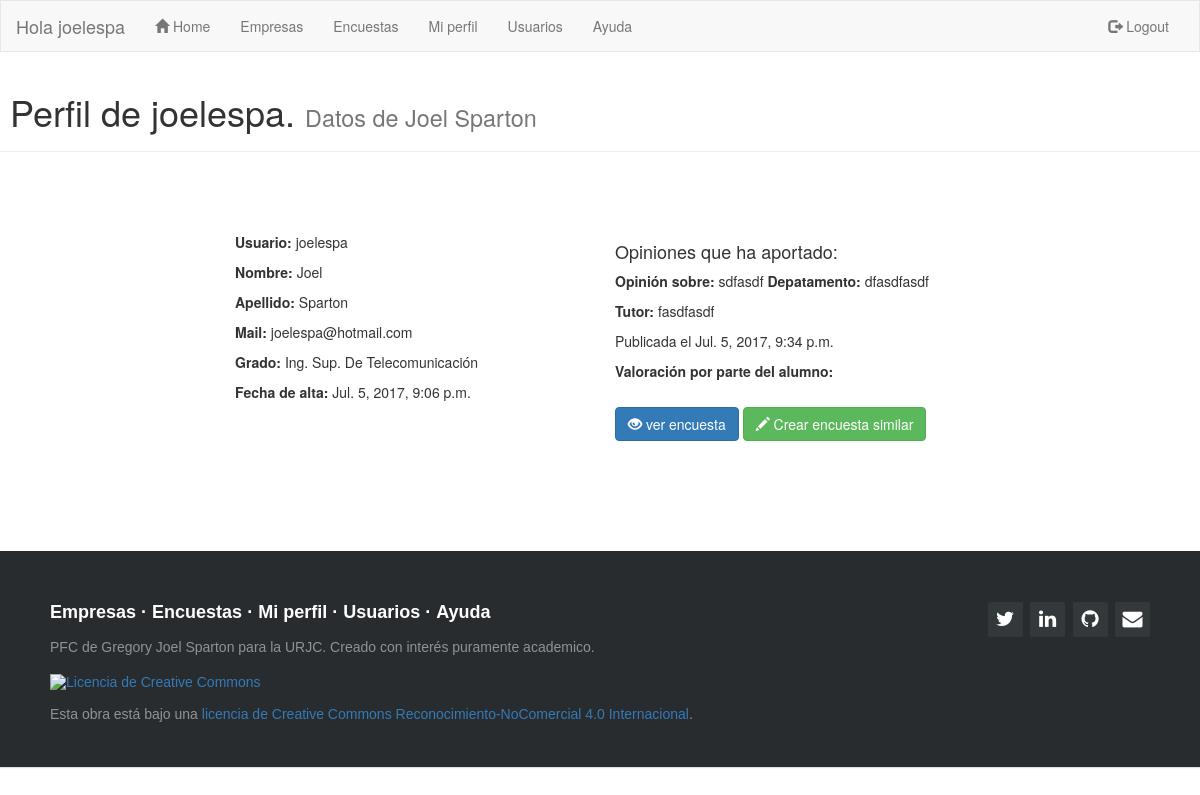
The page /usuarios/joelespa/ (signed in) on the database its author committed.
### sopa/models.py (models this page shows)
class usuarios(AbstractUser):
    grado = models.TextField(max_length=50,null=True,blank=True,default='')

class encuestas(models.Model):
    user = models.TextField(max_length=40,null=True,blank=True,default='')
    nombre_empresa = models.TextField(max_length=50,null=True,blank=True,default='')
    tutor = models.TextField(max_length=50,null=True,blank=True,default='')
    departamento = models.TextField(max_length=50,null=True,blank=True,default='')
    created_date = models.DateTimeField(default=timezone.now)
    pf1 = models.TextField(max_length=20,null=True,blank=True,default='')
    pf11 = models.TextField(max_length=20,null=True,blank=True,default='')
    pf2 = models.TextField(max_length=20,null=True,blank=True,default='')
    pf22 = models.TextField(max_length=20,null=True,blank=True,default='')
    pb1 = models.TextField(max_length=20,null=True,blank=True,default='')
    pb2 = models.TextField(max_length=20,null=True,blank=True,default='')
    pb3 = models.TextField(max_length=20,null=True,blank=True,default='')
    pb4 = models.TextField(max_length=20,null=True,blank=True,default='')
    ps1 = models.TextField(max_length=20,null=True,blank=True,default='')
    ps2 = models.TextField(max_length=20,null=True,blank=True,default='')
    ps3 = models.TextField(max_length=20,null=True,blank=True,default='')
    ps4 = models.TextField(max_length=20,null=True,blank=True,default='')
    ps5 = models.TextField(max_length=20,null=True,blank=True,default='')
    ps6 = models.TextField(max_length=20,null=True,blank=True,default='')
    ps7 = models.TextField(max_length=20,null=True,blank=True,default='')
    pa1 = models.TextField(max_length=20,null=True,blank=True,default='')
    pa2 = models.TextField(max_length=20,null=True,blank=True,default='')
    nota = models.IntegerField(null=True,blank=True,default='0')

### sopa/views.py (the view)
# urls.py: url(r'^usuarios/(?P<u>.+)/$', views.detalle_usuario, name='detalle_usuarios'),
@login_required
def detalle_usuario(request, u):
    usuario = get_object_or_404(usuarios, username = u)
    hayopiniones = encuestas.objects.filter(user = usuario)
    if hayopiniones:
        aux=""
        opiniones = hayopiniones
    else:
        aux="No ha añadido opiniones"
        opiniones = ""
    return render(request, 'sopa/detalle_usuario.html', {'titulo': 'Detalle de usuario' ,'usuario' : usuario, 'opiniones' : opiniones, 'aux':aux})

### sopa/templates/sopa/detalle_usuario.html (shortened to what this page needs)
{% extends "sopa/index.html" %}
{% block content %}
<div class="page-header">
  <h1>&nbsp;Perfil de {{usuario.username}}. <small>Datos de {{usuario.first_name}} {{usuario.last_name}}</small></h1>
</div>
<div class="container">
    <br />
    <br />
    <br />
<div class ="col-md-4 col-md-offset-2">
<p><b> Usuario:</b> {{usuario.username}} </p>
<p><b> Nombre:</b> {{usuario.first_name}} </p>
<p><b> Apellido:</b> {{usuario.last_name}} </p>
<p><b> Mail:</b> {{usuario.email}} </p>
<p><b> Grado:</b> {{usuario.grado}} </p>
<p><b> Fecha de alta:</b> {{usuario.date_joined}}</p>
</div>
<div class ="col-md-4" >
  <h4> Opiniones que ha aportado: </h4>
  {%for op in opiniones%}
  <p><b>Opinión sobre:</b> {{op.nombre_empresa}} <b>Depatamento:</b> {{op.departamento}}</p>
  <p><b> Tutor:</b> {{op.tutor}}</p>
  <p>Publicada el {{op.created_date}}</p>
  <p><b>Valoración por parte del alumno:</b>
    {%if op.nota != 0%} <span class="rating-static rating-{{op.nota}}0"></span></p>
    {%else%} No hay valoraciones</p>
    {%endif%}
  <p><a href='/encuesta/detalle/{{op.pk}}' class="btn btn-primary" role="button">
    <span class="glyphicon glyphicon-eye-open" aria-hidden="true"></span>    ver encuesta</a>
    <a href= "/encuesta/nueva/{{op.nombre_empresa}}/{{op.departamento}}/{{op.tutor}}"  class="btn btn-success" role="button">
      <span class="glyphicon glyphicon-pencil" aria-hidden="true"></span>    Crear encuesta similar</a></span></p>
<br>
  {% endfor %}
</div>
</div>
{% endblock content %}

### sopa/templates/sopa/index.html (shortened to what this page needs)
{% load staticfiles %}
<!DOCTYPE html>
<html lang="en">
<head>
  <link rel="stylesheet" href="https://maxcdn.bootstrapcdn.com/bootstrap/3.3.7/css/bootstrap.min.css">
  <link rel="stylesheet" href="{% static 'css/sopa.css' %}">
  <link href="//maxcdn.bootstrapcdn.com/font-awesome/4.1.0/css/font-awesome.min.css" rel="stylesheet">
</head>
  <nav class="navbar navbar-default">
    <div class="container-fluid">
      <div class="navbar-header">
        <a class="navbar-brand" >Hola {{ user.username }}</a>
      </div>
      <div class="collapse navbar-collapse" id="myNavbar">
        <ul class="nav navbar-nav">
          <li><a href="/"><span class="glyphicon glyphicon-home" aria-hidden="true"></span> Home</a></li>
          <li><a title="Empresas" href="/empresas">Empresas</a></li>
          <li><a title="Encuestas" href="/encuesta">Encuestas</a></li>
          <li><a title="Mi perfil" href="/usuarios/miperfil">Mi perfil</a></li>
          <li><a title="Usuarios" href="/usuarios">Usuarios</a></li>
          <li><a title="Ayuda" href="/ayuda">Ayuda</a></li>
        </ul>
        <ul class="nav navbar-nav navbar-right">
          {% if user.is_authenticated %}
          <li><a href="/logout"><span class="glyphicon glyphicon-log-out"></span> Logout</a></li>
          {% endif %}
        </ul>
      </div>
  </div>
</nav>
<body>
{% block content %}
{% endblock content %}
</body>
<footer class="footer-distributed">
  <div class="footer-right">
    <a href="https://twitter.com/joelespa"><i class="fa fa-twitter"></i></a>
    <a href="https://www.linkedin.com/in/joel-sparton-05886665/"><i class="fa fa-linkedin"></i></a>
    <a href="https://github.com/joelespa"><i class="fa fa-github"></i></a>
    <a href="mailto:joelespa@hotmail.com"><i class="fa fa-envelope" aria-hidden="true"></i>
  </div>
  <div class="footer-left">
    <p class="footer-links">
      <a href="/empresas">Empresas</a>
      ·
      <a href="/encuesta">Encuestas</a>
      ·
      <a href="/usuarios/miperfil">Mi perfil</a>
      ·
      <a href="/usuarios">Usuarios</a>
      ·
      <a href="/ayuda">Ayuda</a>
    </p>
    <p>PFC de Gregory Joel Sparton para la URJC. Creado con interés puramente academico.</p><br>
    <p><a rel="license" href="http://creativecommons.org/licenses/by-nc/4.0/"><img alt="Licencia de Creative Commons" style="border-width:0" src="https://i.creativecommons.org/l/by-nc/4.0/88x31.png" /></a><br><br>Esta obra está bajo una <a rel="license" href="http://creativecommons.org/licenses/by-nc/4.0/">licencia de Creative Commons Reconocimiento-NoComercial 4.0 Internacional</a>.</p>
  </div>
</footer>

### sopa/static/css/sopa.css (style rules this page uses)
.navbar { margin-bottom: 0; border-radius: 0; }
.rating-static { width: 60px; height: 16px; display: block; background: url('http://www.itsalif.info/blogfiles/rating/star-rating.png') 0 0 no-repeat; }
.rating-30 { background-position: -24px 0; }
.footer-distributed { background-color: #292c2f; box-shadow: 0 1px 1px 0 rgba(0, 0, 0, 0.12); box-sizing: border-box; width: 100%; text-align: left; font: normal 16px sans-serif; padding: 45px 50px; margin-top: 80px; }
.footer-distributed .footer-left p { color: #8f9296; font-size: 14px; margin: 0; }
.footer-distributed p.footer-links { font-size:18px; font-weight: bold; color: #ffffff; margin: 0 0 10px; padding: 0; }
.footer-distributed p.footer-links a { display:inline-block; line-height: 1.8; text-decoration: none; color: inherit; }
.footer-distributed .footer-right { float: right; margin-top: 6px; max-width: 180px; }
.footer-distributed .footer-right a { display: inline-block; width: 35px; height: 35px; background-color: #33383b; border-radius: 2px; font-size: 20px; color: #ffffff; text-align: center; line-height: 35px; margin-left: 3px; }

### rows shown on the page
usuarios: username "joelespa", first_name "Joel", last_name "Sparton", email "joelespa@hotmail.com", grado "Ing. Sup. De Telecomunicación", date_joined "Jul. 5, 2017, 9:06 p.m."
encuestas: nombre_empresa "sdfasdf", departamento "dfasdfasdf", tutor "fasdfasdf", created_date "Jul. 5, 2017, 9:34 p.m."
